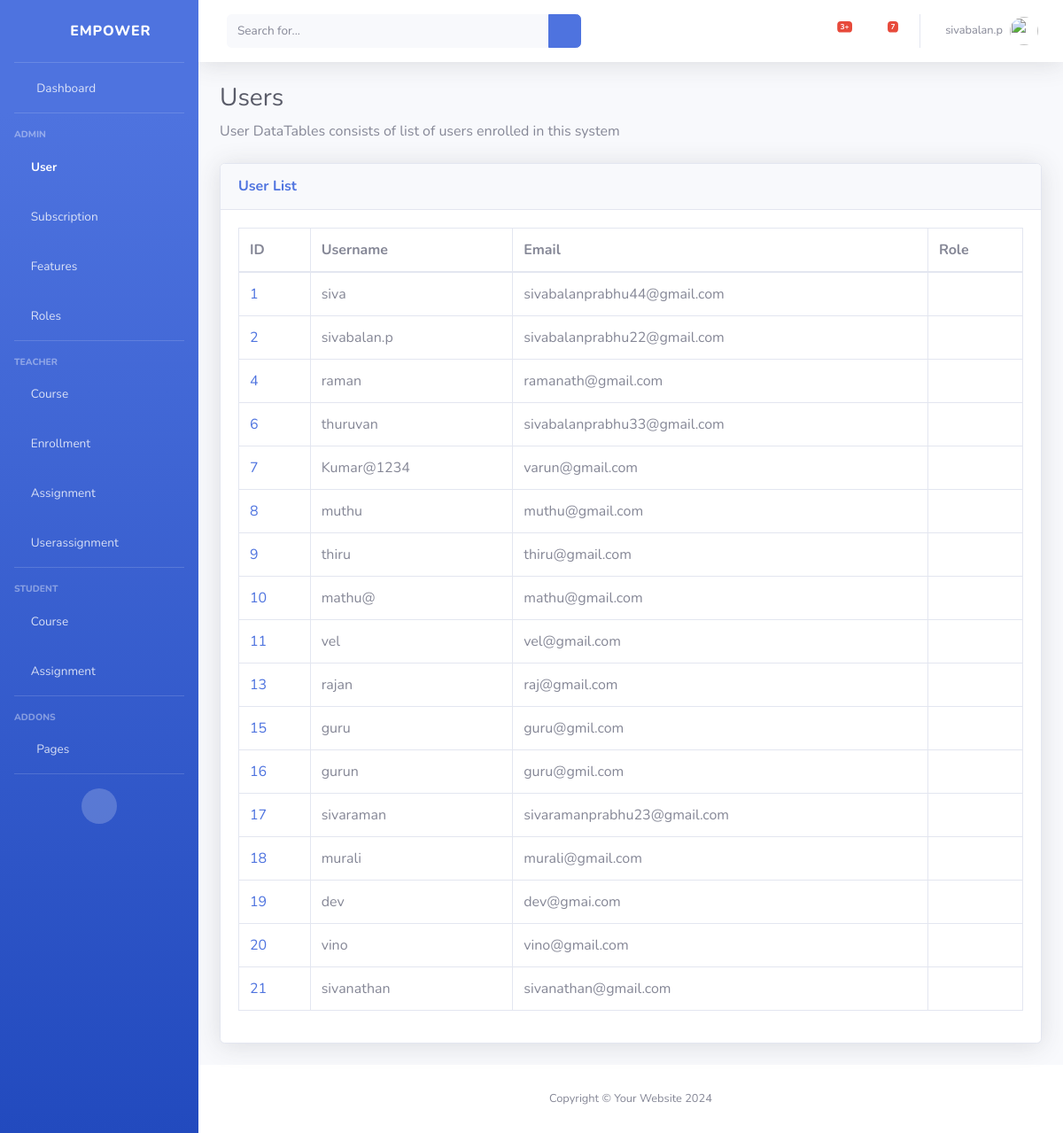
Page /users/ (signed in) on the earlier database version.
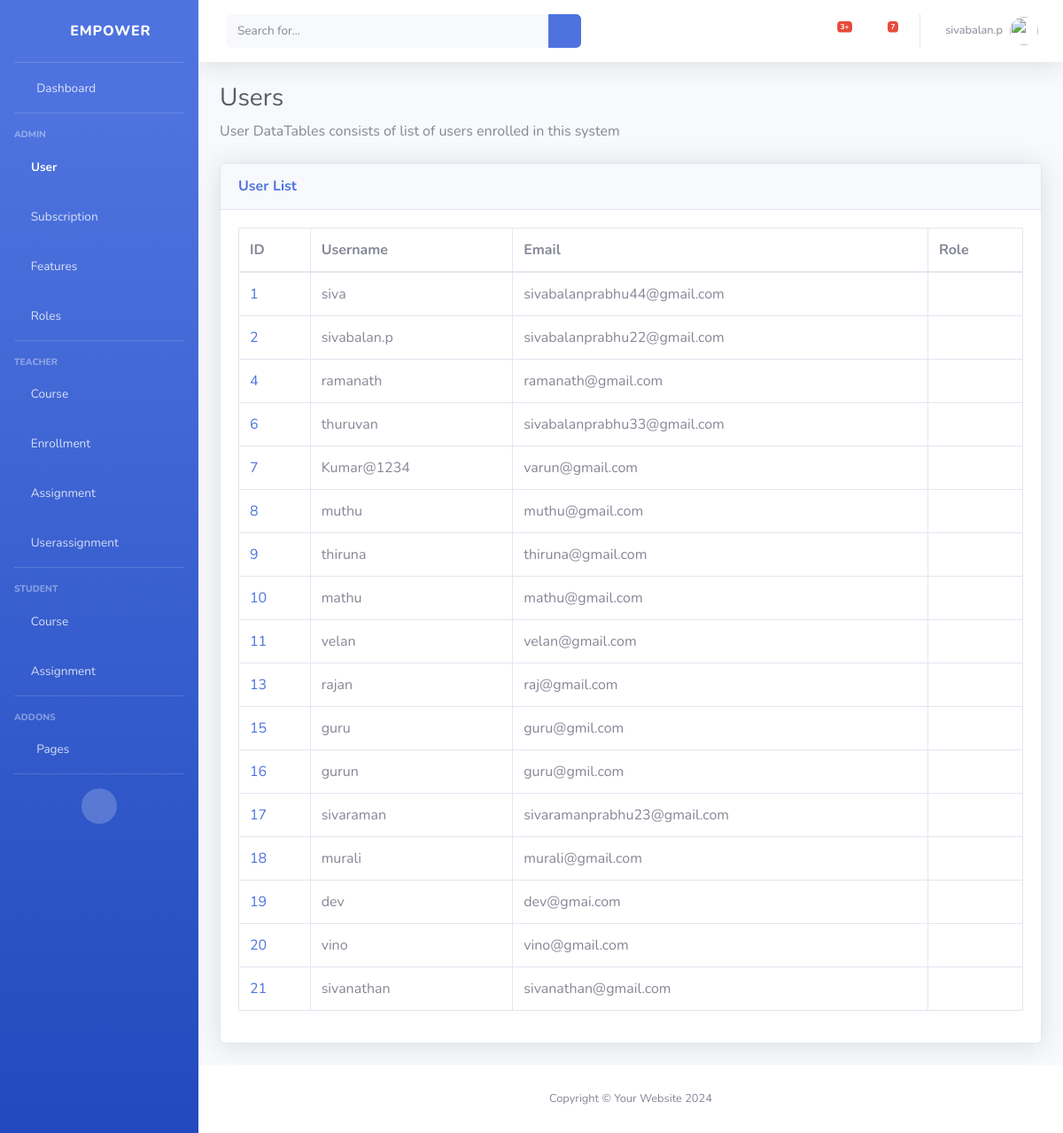
Same page on the later database version.
### classRoom/models.py (models this page shows)
class User(models.Model):
    user = models.OneToOneField(AuthUser, on_delete=models.CASCADE)
    role = models.ForeignKey(Role, on_delete=models.CASCADE)

### classRoom/views.py (the view)
# urls.py: path('users/', view_users, name="view_users"),
@login_required
def view_users(request):
    users = User.objects.all()
    return render(request, 'users/view_users.html', {'users': users})

### classRoom/templates/users/view_users.html
{% extends 'base.html' %}
{% block content %}
    {% load static %}
    <h1 class="h3 mb-2 text-gray-800">Users</h1>
    <p class="mb-4">User DataTables consists of list of users enrolled in this system</p>
    <div class="card shadow mb-4">
        <div class="card-header py-3">
            <h6 class="m-0 font-weight-bold text-primary">User List</h6>
        </div>
        <div class="card-body">
            <div class="table-responsive">
                <table class="table table-bordered" id="dataTable" width="100%" cellspacing="0">
                    <thead>
                        <tr>
                            <th>ID</th>
                            <th>Username</th>
                            <th>Email</th>
                            <th>Role</th>
                        </tr>
                    </thead>
                    <tbody>
                        {% for user in users %}
                            <tr>
                                <td><a href="{% url 'view_user' user.id %}">{{ user.id }}</a></td>
                                <td>{{ user.user.username }}</td>
                                <td>{{ user.user.email }}</td>
                                <td>{{ user.role.role_name|title }}</td>
                            </tr>
                        {% endfor %}
                    </tbody>
                </table>
            </div>
        </div>
    </div>
{% endblock %}

Differences in the rows shown:
changed User "ramanath@gmail.com": user.username "raman" → "ramanath"
changed through a linked row, User id 9: user.username "thiru" → "thiruna"; user.email "thiru@gmail.com" → "thiruna@gmail.com"
changed through a linked row, User "mathu@gmail.com": user.username "mathu@" → "mathu"
changed User id 11: user.username "vel" → "velan"; user.email "vel@gmail.com" → "velan@gmail.com"
